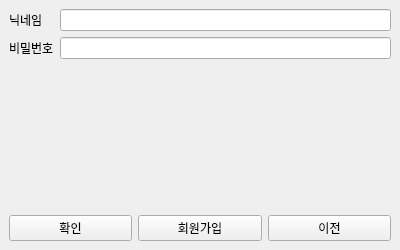
<?xml version="1.0" encoding="UTF-8"?>
<ui version="4.0">
	<class>Login</class>
	<widget class="QMainWindow" name="Login">
		<property name="geometry">
			<rect>
				<x>0</x>
				<y>0</y>
				<width>400</width>
				<height>250</height>
			</rect>
		</property>
		<property name="windowTitle">
			<string>로그인</string>
		</property>
		<widget class="QWidget" name="centralwidget">
			<layout class="QVBoxLayout" name="verticalLayout" >
				<item>
					<layout class="QFormLayout" name="formLayout">
						<item row="0" column="0">
							<widget class="QLabel" name="labelNickname">
								<property name="text">
									<string>닉네임</string>
								</property>
							</widget>
						</item>
						<item row="0" column="1">
							<widget class="QLineEdit" name="nicknameEdit"/>
						</item>
						<item row="1" column="0">
							<widget class="QLabel" name="labelPassword">
								<property name="text">
									<string>비밀번호</string>
								</property>
							</widget>
						</item>
						<item row="1" column="1">
							<widget class="QLineEdit" name="passwordEdit">
								<property name="echoMode">
									<enum>QLineEdit::Password</enum>
								</property>
							</widget>
						</item>
					</layout>
				</item>
				<item>
					<layout class="QHBoxLayout" name="buttonLayout">
						<item>
							<widget class="QPushButton" name="loginBtn">
								<property name="text">
									<string>확인</string>
								</property>
							</widget>
						</item>
						<item>
							<widget class="QPushButton" name="signupBtn">
								<property name="text">
									<string>회원가입</string>
								</property>
							</widget>
						</item>
						<item>
							<widget class="QPushButton" name="backBtn">
								<property name="text">
									<string>이전</string>
								</property>
							</widget>
						</item>
					</layout>
				</item>
			</layout>
		</widget>
	</widget>
	<resources/>
	<connections/>
</ui>
